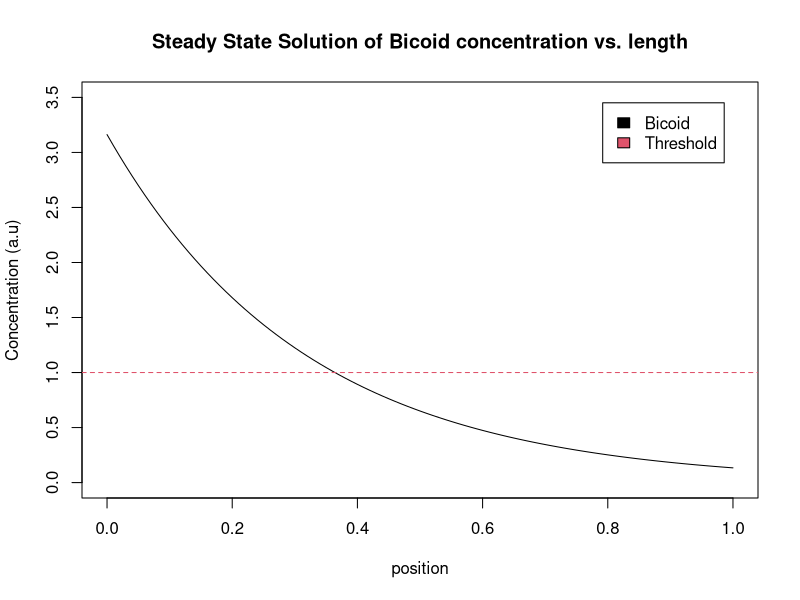
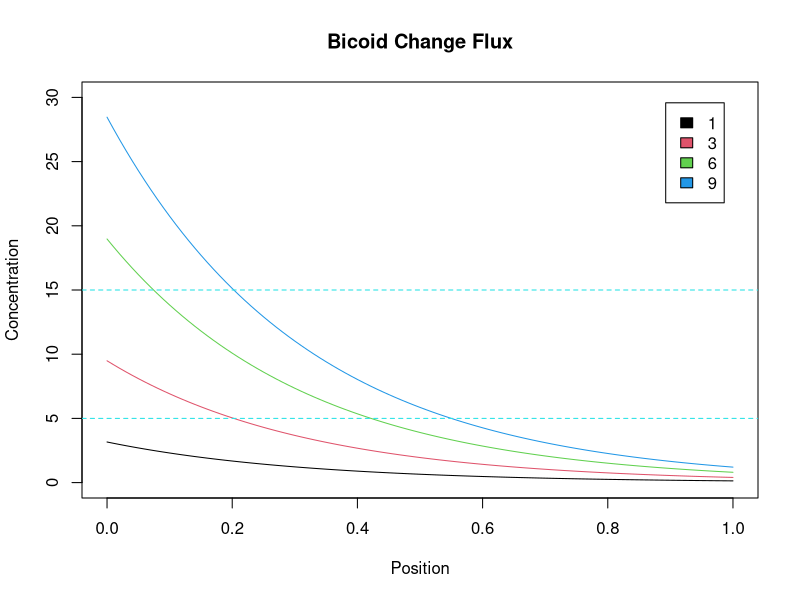
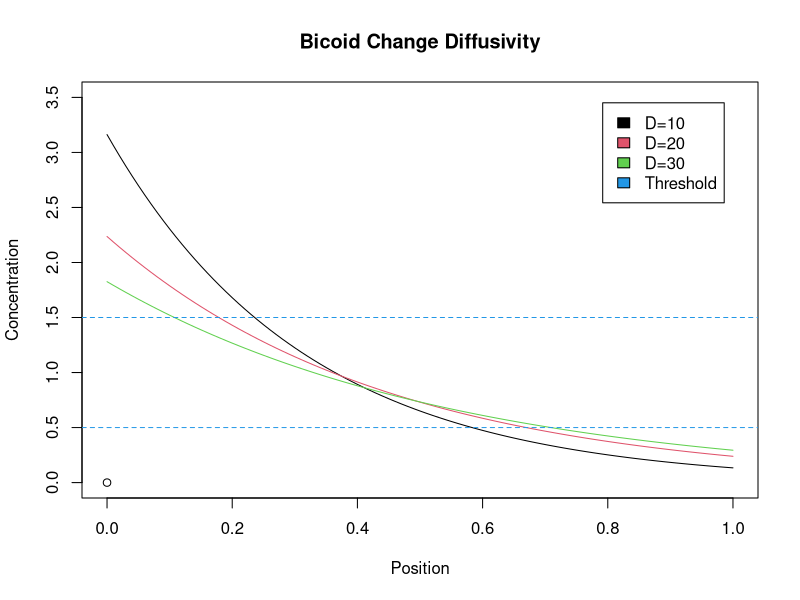
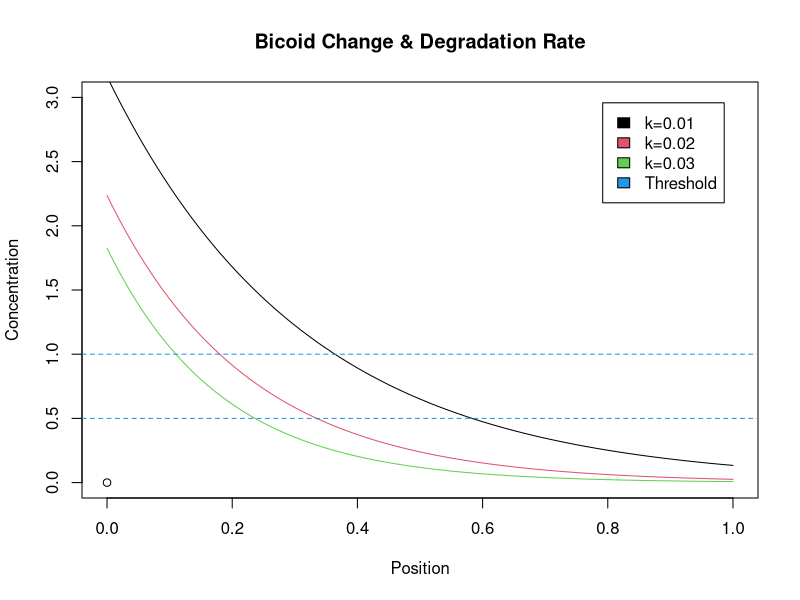
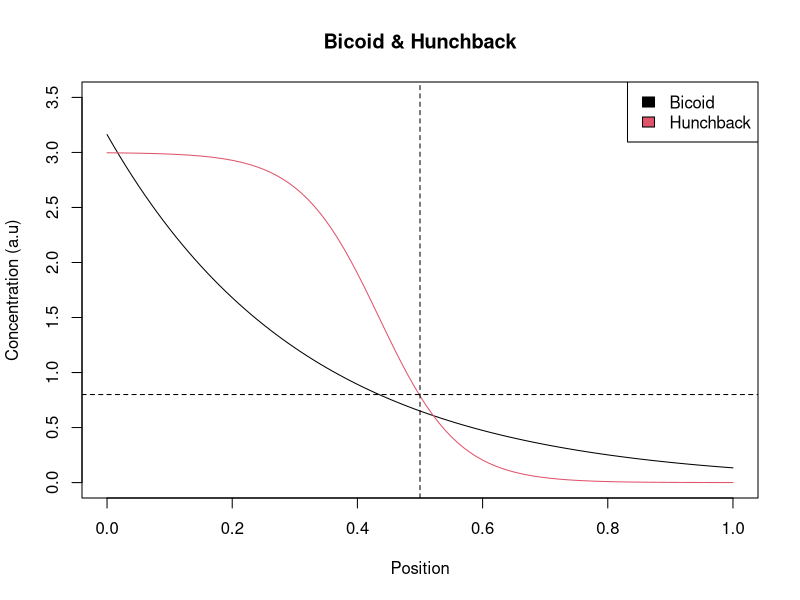
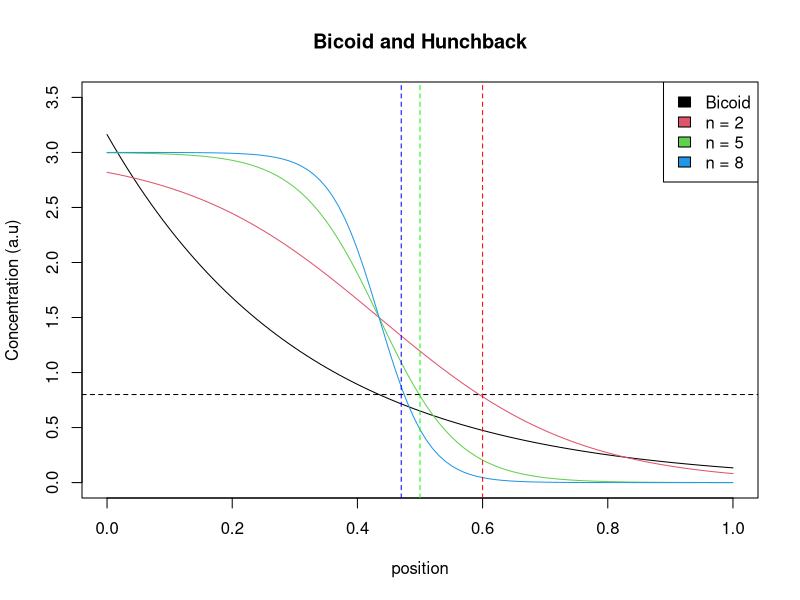
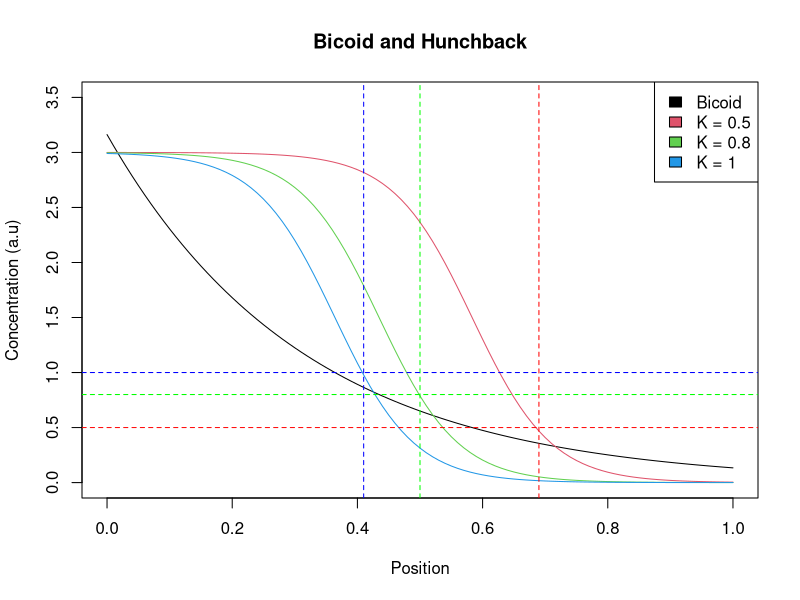
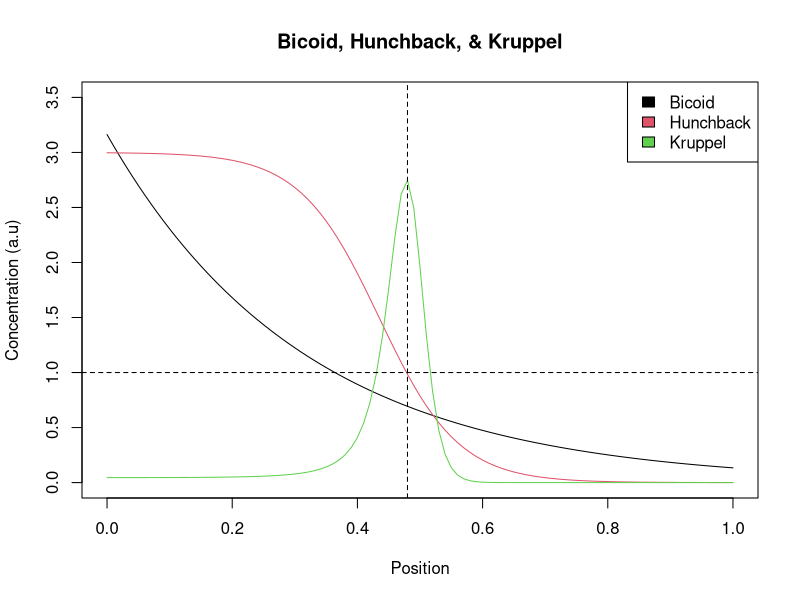

Source code (R) for these figures, in order:
## ---- chunk 1
rm(list=ls()) # Clearing Global Environment

Hb<-function(){
  hunchback<-Hbmax*bicoid()^n/(bicoid()^n+Khalf^n)
  return(hunchback)
}

kruppel<-function(){
  kr<-(B0*Hb()^m/(Hb()^m+kact^m))*(kinh^p/(Hb()^p+kinh^p))
  return(kr)
}



## ---- chunk 2
# Part 1 
# Solving steady state equations for bicoid gradient
# State state equation function
bicoid<-function(){
  co<-jo/sqrt(D*k)   # Beginning rate
  lambda<-sqrt(D/k)
  concen<-co*exp(-x/lambda)
  return(concen)
}
## ---- chunk 3
# Parts 1.1 & 1.2
# Defining parameters
jo <- 1        # source flux
k <- 0.01      # degradation rate
D <- 10        # diffusivity, diffusion constant, (uM^2/sec)
L <- 100       # length of cell (uM)

x <- seq(0,L)

# Creating Plot  
plot(x/L,bicoid(),type="l",col=c(1),xlim=c(0.0,1),ylim=c(0.0,3.5),xlab="position",ylab="Concentration (a.u)",main="Steady State Solution of Bicoid concentration vs. length")
abline(h=1,col=c(2),lty=2)
legend("topright", inset=0.05, c("Bicoid","Threshold"), fill=c(1,2))

# Looking at the graph there's an exponential decay of the bicoid [] over the normalized length of the cell. This spread of bicoid [] controls the expression of gap genes throughout the cell. This spread happens because higher concentrations of the bicoid protein appear at the anterior end of the embryo body plane and then eventually decreases moving further to the opposite posterior side. This is likely caused by maternal RNA being deposited and remaining on the anterior side of the egg.

# The threshold at 1 indicates the concentration of bicoid proteins causing different changes in the body plan. Under 1 concentration (a.u.), kruppel expression becomes possible. Alternatively above 1 concentration (a.u.) hunchback expression becomes possible. This occurs at ~0.37 uM in the embryo, a little more than a thrid of the way down. Assuming a fixed threshold, a different variable like the slope of the line can be used to alter the change in pattern formation.
## ---- chunk 4
# Parts 1.3 & 1.4 -- Part A

# Defining parameters
#jo <- 1        # source flux
jo_1 <- c(1,3,6,9)
k <- 0.01      # degradation rate
D <- 10        # diffusivity, diffusion constant, uM^2/sec
L <- 100       # length of cell uM

x <- seq(0,L)

# Creating Plots
# Add a new title and x and y labels
plot(0, 0, main="Bicoid Change Flux", xlab="Position", ylab="Concentration", xlim=c(0.0,1), ylim=c(0.0,30), type="n")
for (i in 1:length(jo_1)){
  jo <- jo_1[i]
  lines(x/L, bicoid(), col=c(i))
}
# Figure out units for source flux and add to legend
legend("topright", inset=0.05, legend = jo_1, fill=c(1:length(jo_1)))
abline(h=5, col=c(5), lty=2)
abline(h=15, col=c(5), lty=2)

## ---- chunk 5
# Parts 1.3 & 1.4 -- Part B 

# Defining parameters
jo<-1        # source flux
k<-0.01      # degradation rate
#D<-10       # diffusivity, diffusion constant, uM^2/sec
L<-100       # length of cell uM
x<-seq(0,L)

# Creating Plots
# Add a new title and x and y labels
plot(0, 0, main="Bicoid Change Diffusivity", xlab="Position", ylab="Concentration", xlim=c(0.0, 1), ylim=c(0.0, 3.5))
for (i in 1:3){
  D <- i*10
  lines(x/L, bicoid(), col=c(i))
}
# Figure out units for source flux and add to legend
abline(h=0.5, col=c(4), lty=2)
abline(h=1.5, col=c(4), lty=2)
legend("topright", inset=0.05, c("D=10","D=20","D=30","Threshold"), fill=c(1,2,3,4))

## ---- chunk 6
# Parts 1.3 & 1.4 -- Part C

# Defining parameters
jo<-1        # source flux
#k<-0.01      # degradation rate
D<-10        # diffusivity, diffusion constant, uM^2/sec
L<-100       # length of cell uM
x<-seq(0,L)

# Creating Plots
# Add a new title and x and y labels
plot(0,0,main="Bicoid Change & Degradation Rate", xlab="Position", ylab="Concentration", xlim=c(0.0,1), ylim=c(0.0,3))
for (i in 1:3){
  k<-i*0.01
  lines(x/L,bicoid(),col=c(i))
}
# Figure out units for degradation rate and add to legend
abline(h=0.5,col=c(4),lty=2)
abline(h=1.0,col=c(4),lty=2)
legend("topright",inset=0.05,c("k=0.01","k=0.02","k=0.03","Threshold"),fill=c(1,2,3,4))

#3. Increasing flux, the initial [] increases at position 0 uM, and the slope is less steep. It doesn't reach a concentration of 0 as quickly and remains for longer positions. 

# For diffusivity, the higher diffusivity rate has the highest initial concentration, but it’s slope is much steeper than others, meaning the concentration decreases faster over the position than at lowered diffusivity rates. For varying degradation rates, the lower degradation rate allows for higher initial concentration at position 0 uM.

#4. Based on the two threshold levels chosen, for higher flux values the threshold value increases position, while for lower threshold values the threshold value decreases position along the AP axis. 

#On the other hand, the diffusivity values after 10 have similar positions of around 0.7 uM at the lower of the threshold values, but decrease along the AP axis at lower diffusivity rates. Conversely, the oppoaite happens with higher threshold values when closer to the original position along the AP axis. Finally, for the lowest degradation values the threshold value increases position, while for higher values it decreases positon along the axis. All of these mean that changing the different rates at fixed threshold levels affects the position that this threshold its met at, and therefore affects where gene expression occurs along the AP axis.

## ---- chunk 7
# Part 2
# Adding Hunchback

# Defining parameters
jo<-1        # source flux
k<-0.01      # degradation rate
D<-10        # diffusivity, diffusion constant, uM^2/sec
L<-100       # length of cell uM
Hbmax<-3     # max value bound
Khalf<-0.8   # half amount of bicoid bound, threshold value
n<-5
x<-seq(0,L)

# Creating Plots
# Add a new title and x and y labels
plot(x/L, bicoid(), type="l", col=c(1), xlim=c(0.0,1), ylim=c(0.0,3.5), xlab="Position", ylab="Concentration (a.u)", main="Bicoid & Hunchback")
lines(x/L, Hb(), col=c(2))

legend("topright",c("Bicoid","Hunchback"), fill=c(1,2))
abline(h=0.8,lty=2) # Khalf -- Bicoid shut off HB
abline(v=0.50,lty=2) # 50% of AP-axis sharp decrease of HB
## ---- chunk 8
# Part 2 -- Changing Hill Coefficient

# Defining parameters
Hbmax<-3    # max value bound
Khalf<-0.8  # half amount of bicoid bound, threshold value
n1<-c(2,5,8)

# Bicoid parameters
jo<-1        # source flux
k<-0.01      # degradation rate
D<-10        # diffusivity, diffusion constant, uM^2/sec
L<-100       # length of cell uM
x<-seq(0,L)

# Creating Plots
# Add a new title and x and y labels
plot(x/L,bicoid(),type="l",col=c(1),xlim=c(0.0,1),ylim=c(0.0,3.5),xlab="position",ylab="Concentration (a.u)",main="Bicoid and Hunchback")
for (i in 1:length(n1)){
  n<-n1[i]
  lines(x/L,Hb(),col=c(i+1))
}

legend("topright", c("Bicoid","n = 2","n = 5","n = 8"), fill=c(1,2,3,4))
abline(h=0.8,lty=2)
abline(v=0.6,lty=2,col="red")
abline(v=0.5,lty=2,col="green")
abline(v=0.47,lty=2,col="blue")
## ---- chunk 9
# Part 2 -- Alter Threshold Value, K  (half max value)

# Defining parameters
Hbmax<-3    # max value bound
#Khalf<-0.8  # half amount of bicoid bound, threshold value
Khalf1<-c(0.5,0.8,1)
n<-5

# Bicoid parameters
jo<-1        # source flux
k<-0.01      # degradation rate
D<-10        # diffusivity, diffusion constant, uM^2/sec
L<-100       # length of cell uM
x<-seq(0,L)

# Creating Plots
# Add a new title and x and y labels
plot(x/L, bicoid(), type="l", col=c(1), xlim=c(0.0,1), ylim=c(0.0,3.5), xlab="Position", ylab="Concentration (a.u)", main="Bicoid and Hunchback")
for (i in 1:length(Khalf1)){
  Khalf<-Khalf1[i]
  lines(x/L,Hb(),col=c(i+1))
}

legend("topright",c("Bicoid","K = 0.5","K = 0.8","K = 1"),fill=c(1,2,3,4))
abline(h=0.5,lty=2, col="red")
abline(v=0.69,lty=2, col="red")
abline(h=0.8,lty=2, col="green")
abline(v=0.50,lty=2, col="green")
abline(h=1,lty=2, col="blue")
abline(v=0.41,lty=2, col="blue")

# 5.) The horizontal line occurs when bicoid activates hunchback at 0.8 uM, and it shows how that the hunchback graph begins to exponentially decrease when the bicoid graph is at this value. The vertical line shows the hunchback is at 0.5 uM position, around halfway down the axis, which corresponds to the n value. When this value is at the same concentration as the bicoid initially was, it elicits this response. The horizontal line corresponds to the Khalf value.

# 6.) When the hill coefficient changes, the steepness of the slope also changes. As n decreases, the slope becomes less steep. This means that the gradient is not as sharp and the threshold is shifted further down the AP axis towards the posterior end. The opposite happens for high n values, and Hunchback activation occurs closer to the anterior end, as seen with for 0.47 uM for n = 2 vs 0.6 uM for n = 8. For the Khalf value, the larger values mean that the half maximal concentration of bicoid that affects Hunchback shifts the activated Hunchback graph towards the anterior end, and the opposite happens for lower values where it becomes more expressed at the posterior axis. N's optimal value is around when n = 5, and Khald's optimal value is at 1, which is what is seen in the experimental data. If the steepness or threshold values changed, then different amounts of Hunchback would be expressed at different parts of the AP axis, meaning the horizontal and vertical lines would increase or decrease depending on the alteration because the n and Khalf values would be changing.

## ---- chunk 10
# Part 3
# Add Kruppel

# What does Kruppel affect?

# When Kruppel is activated  -- bicoid declining in concentration Hunchback sharp decline concentration, threshold
# When Kruppel is inhibited -- Hunchback high concentration, certain threshold Hunchback really low concentration, threshold

# Bicoid Parameters
jo<-1        # source flux
k<-0.01      # degradation rate
D<-10        # diffusivity, diffusion constant, uM^2/sec
L<-100       # length of cell uM

# Hunchback Parameters
Hbmax<-3    # max value bound
Khalf<-0.8  # half amount of bicoid bound, threshold value
n<-5

# Kruppel Parameters
kinh<-1   #1/2 way inhibitory
kact<-1   #1/2 way activation
m<-5      #activation hill coefficient
p<-5      #inhibitory hill coefficient
B0<-11    #production rate
x<-seq(0,L)

# Solving equations for Bicoid, Hunchback, & Kruppel
plot(x/L, bicoid(), type="l", col=c(1), xlim=c(0.0,1), ylim=c(0.0,3.5), xlab="Position", ylab="Concentration (a.u)", main="Bicoid, Hunchback, & Kruppel")
lines(x/L, Hb(), col=c(2))
lines(x/L, kruppel(), col=c(3))
legend("topright", c("Bicoid","Hunchback","Kruppel"), fill=c(1,2,3))
abline(v=0.48, lty=2)
abline(h=1, lty=2) # both inhibition/activation symmetrical

# Kruppel is centered at 48%
## ---- chunk 11
# Part 3 -- Changing Activation Hill Coefficient, m

# Bicoid parameters
jo<-1        # source flux
k<-0.01      # degradation rate
D<-10        # diffusivity, diffusion constant, uM^2/sec
L<-100       # length of cell uM

# Hunchback Parameters
Hbmax<-3    # max value bound
Khalf<-0.8  # half amount of bicoid bound, threshold value
n<-5

# Kruppel Parameters
kinh<-1   #1/2 way inhibitory
kact<-1   #1/2 way activation
#m<-5     #activation hill coefficient
m1<-c(2,5,10) # Chaning Activation Hill Coefficient
p<-5      #inhibitory hill coefficient
B0<-11    #production rate
x<-seq(0,L)

# Solving equations for Bicoid, Hunchback, & Kruppel
plot(x/L, bicoid(), type="l", col=c(1), xlim=c(0.0,1), ylim=c(0.0,3.5), xlab="position", ylab="Concentration (a.u)", main="Bicoid, Hunchback, Kruppel")
lines(x/L, Hb(), col=c(2))
for (i in 1:length(m1)){
  m<-m1[i]
  lines(x/L, kruppel(), col=c(i+2))
}

legend("topright",c("Bicoid","Hunchback","m=2","m=5","m=10"),fill=c(1,2,3,4,5))

abline(v=0.48,lty=2) # both inhibition/activation symmetrical
abline(h=1,lty=2) 
abline(v=0.50,lty=2,col=c(3)) #m=2
abline(v=0.48,lty=2,col=c(4)) #m=5
abline(v=0.47,lty=2,col=c(5)) #m=10
# Kruppel is centered at 48%
## ---- chunk 12
# Part 3 -- Changing Inhibition Hill Coefficient, p

# Bicoid parameters
jo<-1        # source flux
k<-0.01      # degradation rate
D<-10        # diffusivity, diffusion constant, uM^2/sec
L<-100       # length of cell uM

# Hunchback Parameters
Hbmax<-3    # max value bound
Khalf<-0.8  # half amount of bicoid bound, threshold value
n<-5

# Kruppel Parameters
kinh<-1   #1/2 way inhibitory
kact<-1   #1/2 way activation
m<-5      #activation hill coefficient
p1<-c(2,5,10) # Changing Inhibitory Hill Coefficient
#p<-5     #inhibitory hill coefficient
B0<-11    #production rate
x<-seq(0,L)

# Solving equations for Bicoid, Hunchback, & Kruppel
plot(x/L, bicoid(), type="l", col=c(1), xlim=c(0.0,1), ylim=c(0.0,3.5), xlab="Position", ylab="Concentration (a.u)", main="Bicoid, Hunchback, & Kruppel")
lines(x/L, Hb(), col=c(2))
for (i in 1:length(p1)){
  p<-p1[i]
  lines(x/L, kruppel(), col=c(i+2))
}

legend("topright",c("Bicoid","Hunchback","p=2","p=5","p=10"),fill=c(1,2,3,4,5))
abline(v=0.48,lty=2)
abline(h=1,lty=2) # both inhibition/activation symetrical
abline(v=0.46,lty=2,col=c(3)) #p=2
abline(v=0.48,lty=2,col=c(4)) #p=5
abline(v=0.49,lty=2,col=c(5)) #p=10
# Kruppel is centered at 48%
## ---- chunk 13
# Part 3 -- Changing Activation Threshold, kact

# Bicoid parameters
jo<-1        # source flux
k<-0.01      # degradation rate
D<-10        # diffusivity, diffusion constant, uM^2/sec
L<-100       # length of cell uM

# Hunchback Parameters
Hbmax<-3    # max value bound
Khalf<-0.8  # half amount of bicoid bound, threshold value
n<-5

# Kruppel Parameters
kinh<-1   #1/2 way inhibitory
#kact<-1  #1/2 way activation
kact1<-c(0.8,1,1.5) # Changing 1/2 way activation threshold values
m<-5      #activation hill coefficient
p<-5      #inhibitory hill coefficient
B0<-11    #production rate
x<-seq(0,L)

# Solving equations for Bicoid, Hunchback, & Kruppel
plot(x/L, bicoid(), type="l", col=c(1), xlim=c(0.0,1), ylim=c(0.0,4.5), xlab="Position", ylab="Concentration (a.u)", main="Bicoid, Hunchback, & Kruppel")
lines(x/L, Hb(), col=c(2))
for (i in 1:length(kact1)){
  kact<-kact1[i]
  lines(x/L, kruppel(), col=c(i+2))
}

legend("topright",c("Bicoid","Hunchback","kact = 0.8","kact = 1","kact = 1.5"),fill=c(1,2,3,4,5))

abline(v=0.48,lty=2,col=c(4)) # kact=1
abline(h=1,lty=2,col=c(4)) # both inhibition/activation symmetrical
abline(v=0.49,lty=2,col=c(3)) # kact=0.5
abline(h=0.5,lty=2,col=c(3))
abline(v=0.46,lty=2,col=c(5)) # kact=1.5
abline(h=1.5,lty=2,col=c(5))


## ---- chunk 14
# Part 3 -- Changing Inhibition Threshold, kinh

# Bicoid parameters
jo<-1        # source flux
k<-0.01      # degradation rate
D<-10        # diffusivity, diffusion constant, uM^2/sec
L<-100       # length of cell uM

# Hunchback Parameters
Hbmax<-3    # max value bound
Khalf<-0.8  # half amount of bicoid bound, threshold value
n<-5

# Kruppel Parameters
#kinh<-1   #1/2 way inhibitory
kact<-1   #1/2 way activation
kinh1<-c(0.8,1,1.5) # Changing 1/2 way inhibition threshold values
m<-5      #activation hill coefficient
p<-5      #inhibitory hill coefficient
B0<-11    #production rate
x<-seq(0,L)

# Solving equations for Bicoid, Hunchback, & Kruppel
plot(x/L, bicoid(), type="l", col=c(1), xlim=c(0.0,1), ylim=c(0.0,6), xlab="position", ylab="Concentration (a.u)", main="Bicoid, Hunchback, & Kruppel")
lines(x/L, Hb(), col=c(2))
for (i in 1:length(kinh1)){
  kinh<-kinh1[i]
  lines(x/L, kruppel(), col=c(i+2))
}

legend("topright",c("Bicoid","Hunchback","kinh = 0.8","kinh = 1","kinh = 1.5"),fill=c(1,2,3,4,5))

abline(v=0.48,lty=2,col=c(4)) # kinh=1
abline(h=1,lty=2,col=c(4)) # both inhibition/activation symmetrical
abline(v=0.49,lty=2,col=c(3)) # kinh=0.8
abline(h=0.5,lty=2,col=c(3))
abline(v=0.46,lty=2,col=c(5)) # kinh=1.5
abline(h=1.5,lty=2,col=c(5))

# 7.) The horizontal line, which corresponds to hunchback level that inhibits kruppel, appears to show that at around 0.48 uM kruppel reaches its peak. At this level, The value of hunchback is at about 1, and we can see that kruppel drastically decreases in concentration once this is met as bicoid moves across the AP axis.

# 8.) The optimal values for m is 2, for p is 5, for Kinh is 1, and for Kact 1 is based on the graphs and the figure provided in the protocol. The body segmentation pattern would move further down the AP axis towards the anterior end if steepness values for kruppel were altered. This means the horizontal line would drop and the vertical line would get closer to 1 uM. If the threshold values were altered, then the body segmentation pattern would move up the AP axis, and the opposite would happen to the vertical and horizontal lines.
## ---- chunk 15
# Part 4 -- Changing Bicoid profile/source flux

# Bicoid parameters
jo<-1        # source flux 
k<-0.01      # degradation rate
D<-10        # diffusivity, diffusion constant, uM^2/sec
L<-100       # length of cell uM

# Hunchback Parameters
Hbmax<-3    # max value bound
Khalf<-0.8  # half amount of bicoid bound, threshold value
n<-5

# Kruppel Parameters
kinh<-1   #1/2 way inhibitory
kact<-1   #1/2 way activation
m<-5      #activation hill coefficient
p<-5      #inhibitory hill coefficient
B0<-11    #production rate
x<-seq(0,L)

# Solving equations for Bicoid, Hunchback, & Kruppel
plot(x/L, bicoid(), type="l", col=c(1), xlim=c(0.0,1), ylim=c(0.0,3.5), xlab="Position", ylab="Concentration (a.u)", main="Bicoid, Hunchback, & Kruppel")
lines(x/L, Hb(), col=c(2))
lines(x/L, kruppel(), col=c(3))

legend("topright",c("Bicoid","Hunchback","Kruppel"),fill=c(1:3))
abline(v=0.48,lty=2,col="blue")
abline(h=kact,lty=2,col="orange")

jo<-3 # source flux

# Solving equations for Bicoid, Hunchback, & Kruppel
plot(x/L, bicoid(), type="l", col=c(1), xlim=c(0.0,1), ylim=c(0.0,3.5), xlab="Position", ylab="Concentration (a.u)", main="Bicoid, Hunchback, & Kruppel w/ Source Flux")
lines(x/L, Hb(), col=c(2))
lines(x/L, kruppel(), col=c(3))

legend("topleft",c("Bicoid","Hunchback","Kruppel"),fill=c(1:3))
abline(v=0.825,lty=2,col="blue")
abline(h=kact,lty=2,col="orange")
## ---- chunk 16
# Part 4 -- Changing Hunchback profile, kact

# Bicoid parameters
jo<-1        # source flux 
k<-0.01      # degradation rate
D<-10        # diffusivity, diffusion constant, uM^2/sec
L<-100       # length of cell uM

# Hunchback Parameters
Hbmax<-3    # max value bound
Khalf<-0.8  # half amount of bicoid bound, threshold value
n<-5

# Kruppel Parameters
kinh<-1   #1/2 way inhibitory
kact<-1   #1/2 way activation
m<-5      #activation hill coefficient
p<-5      #inhibitory hill coefficient
B0<-11    #production rate
x<-seq(0,L)

# Solving equations for Bicoid, Hunchback, & Kruppel
plot(x/L, bicoid(), type="l", col=c(1), xlim=c(0.0,1), ylim=c(0.0,3.5), xlab="Position", ylab="Concentration (a.u)", main="Bicoid, Hunchback, & Kruppel")
lines(x/L,Hb(),col=c(2))
lines(x/L,kruppel(),col=c(3))
legend("topright",c("Bicoid","Hunchback","Kruppel"),fill=c(1:3))
abline(v=0.48,lty=2,col="blue")
abline(h=kact,lty=2,col="orange")

kact<-1.5   #1/2 way activation

# Solving equations for Bicoid, Hunchback, & Kruppel
plot(x/L, bicoid(), type="l", col=c(1), xlim=c(0.0,1), ylim=c(0.0,3.5), xlab="Position", ylab="Concentration (a.u)", main="Bicoid, Hunchback, & Kruppel w/ kact")
lines(x/L, Hb(), col=c(2))
lines(x/L, kruppel(), col=c(3))
legend("topright",c("Bicoid","Hunchback","Kruppel"),fill=c(1:3))
abline(v=0.46,lty=2,col="blue")
abline(h=kact,lty=2,col="orange")
abline(h=kinh,lty=2,col="orange")

# 9a.) Increasing the source flux from 1 to 4, the Bicoid moved up the AP axis anteriorly. This means that Hunchback will take longer to decrease exponentially, and this shifts the graph to about 0.92 uM instead of close to halfway down the axis. The Kact value shows a horizontal line at the concentration of Hb needed to initiate Kruppel expression, so when Kact is at the horizontal line, the activation of Kruppel occurs, and the height of the Kruppel peak will be seen depending on the concentration of Hb needed to activate it.

# 9b.) Increasing concentrations of Hunchback means a shift of Kruppel will be further up the AP axis posteriorly. Since Kact and Kinh affect height in the previous graph, when they reach the horizontal lines they will activate Kruppel, and the height of Kruppel will be dependent on where along the axis they activate it. The range of activation is narrow due to it being balanced between 1 and 2 Hunchback concentration for inhibition and activation, which again causes a significant difference to the Kruppel concentration height and position along the axis.
